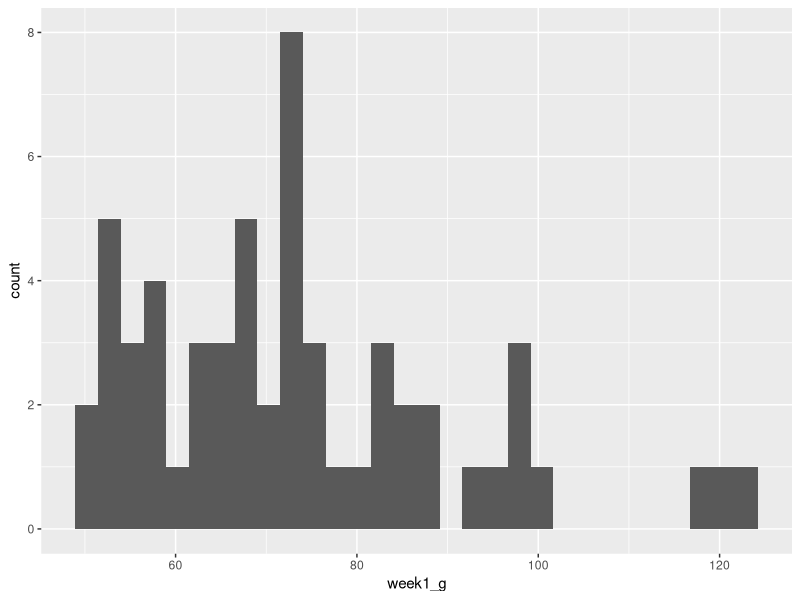
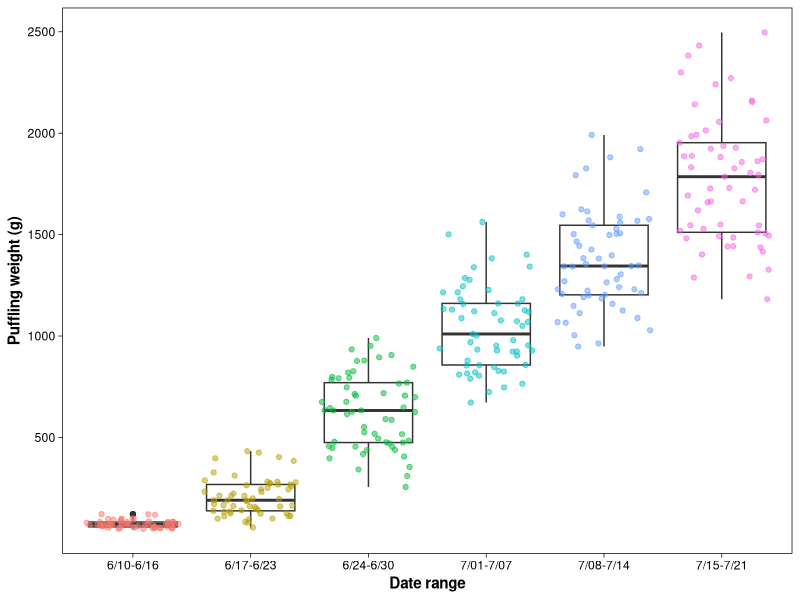
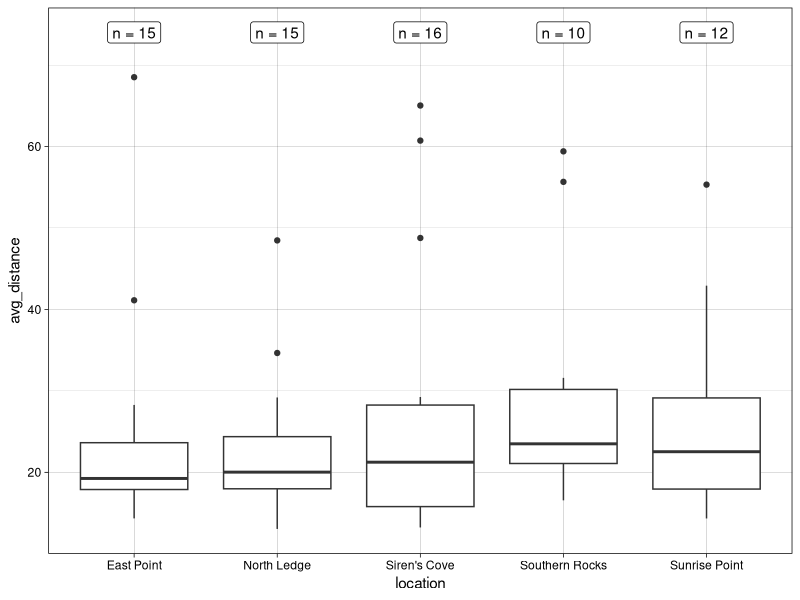
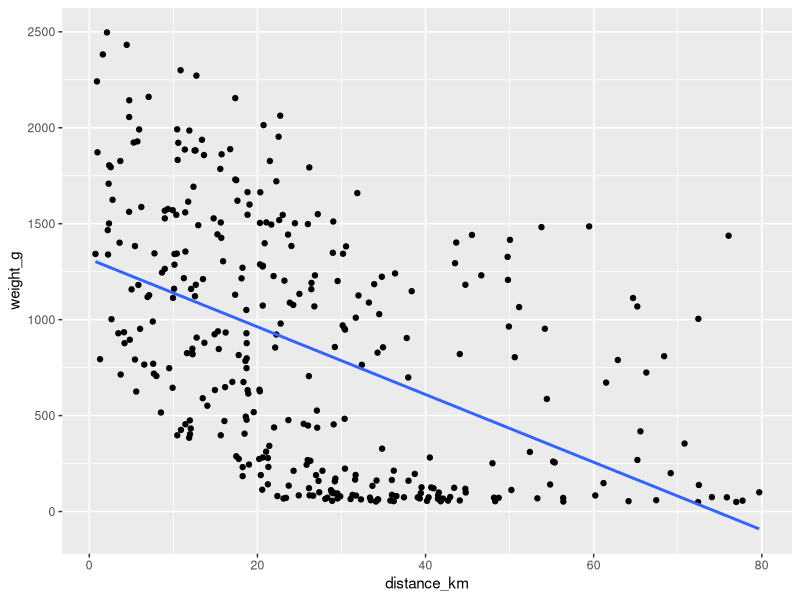
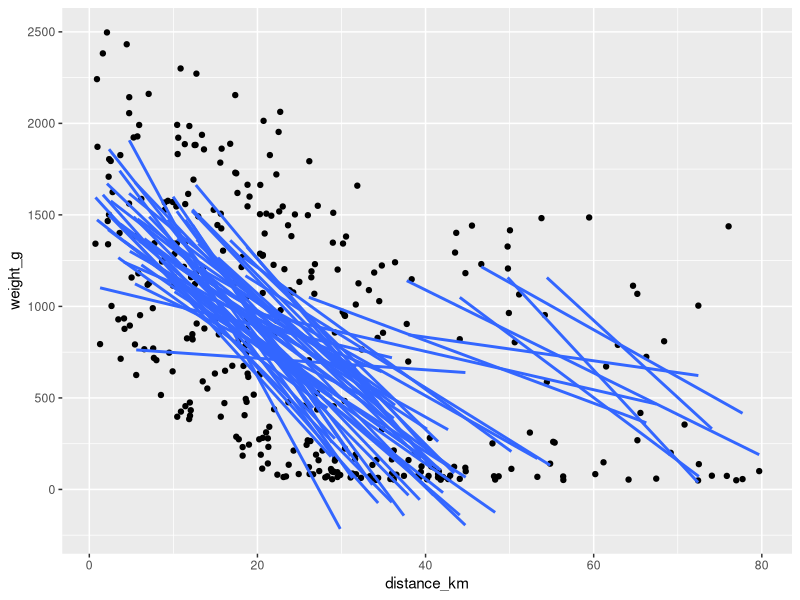
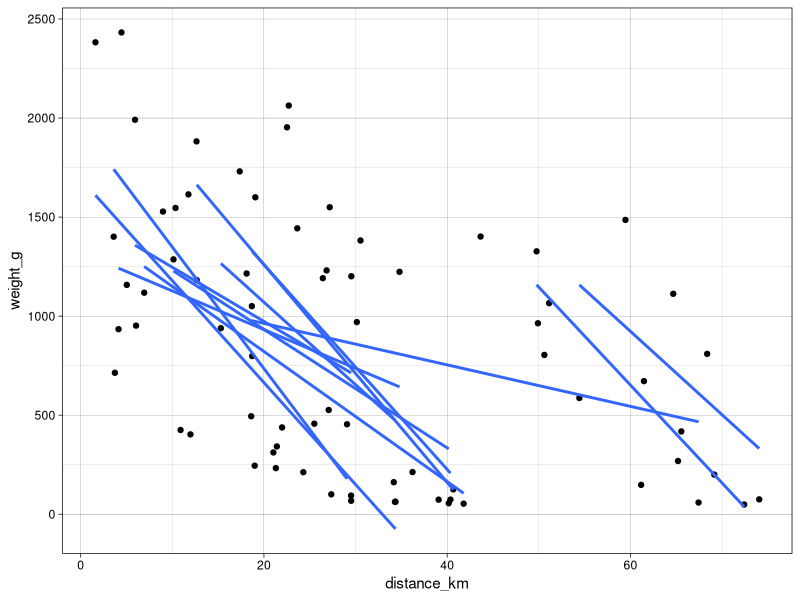
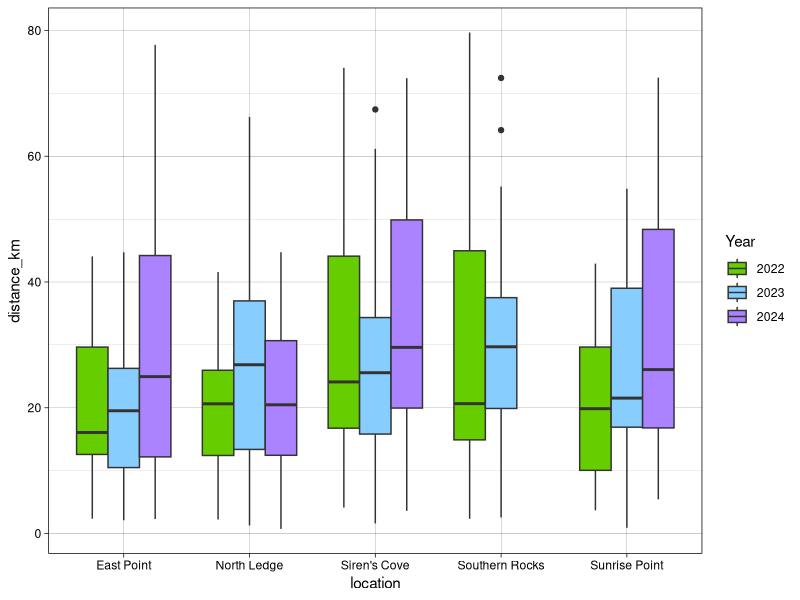
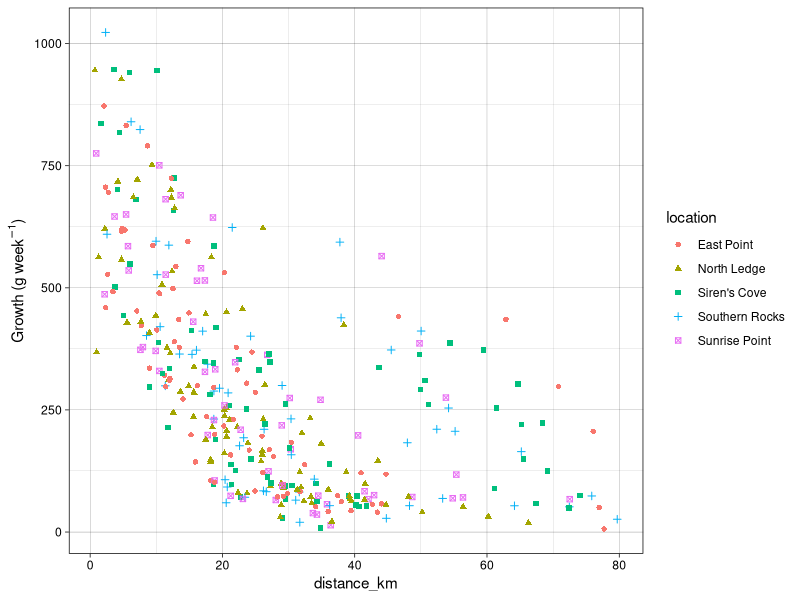

The R script that drew these images, in order: (Note: this script raises an error after producing the figures.)
## ---- chunk 1
# install.packages("tidyverse")

library(tidyverse) # this includes ggplot2, dplyr, tidyr, stringr, and more!
library(glue)
## ---- chunk 2
setwd("~/Desktop/Repos/2024-afo.sco.wos-tidyverse-workshop")

pufflings <- read_csv("data/puffling_weights.csv")
puffins <- read_csv("data/Fratercula_foraging.csv")
dates <- read_csv("data/Fratercula_sampling_dates.csv")
## ---- chunk 3
# a very basic visual
ggplot() +
  geom_histogram(data = pufflings, aes(x = week1_g))

pufflings <- pufflings %>%
  
  # "tidy" data by splitting each data point into its own row
  pivot_longer(cols = starts_with("week"),
               names_to = "week",
               values_to = "weight_g") %>%
  
  # intro to regular expressions: extract just the number out of each "weekX" label
  mutate(week = str_extract(week, "[0-9]"))

weeks <- dates %>%
  
  # "tidy" date data to prepare for further transformation
  pivot_longer(cols = everything(),
               names_to = "week",
               names_prefix = "week",   # this removes the specified prefix from each column name
               values_to = "date") %>%
  
  # output the first and last day in each week bracket
  group_by(week) %>%
  summarise(start = min(date),
            end = max(date)) %>%
  
  # create a new column from the above data
  mutate(label = glue("{start}-{end}")) # this is equivalent to `mutate(label = paste0(start, "-", end))`

# remove the leading zeros from the dates for ease of human-readability
weeks$label <- str_remove_all(weeks$label, "^0|(?<=-)0")

# create a more well-developed plot
ggplot(pufflings, aes(x = week, y = weight_g)) +
  # add a boxplot layer
  geom_boxplot() +
  
  # using the same data, layer points on top of boxplots & set the color variable to `week`
  # (this is more an aesthetic choice rather than particularly meaningful)
  geom_jitter(aes(col = week), alpha = 0.5) +
  
  # change the x-axis labels to those developed above
  scale_x_discrete(labels = weeks$label) +
  
  # change the y-axis scale
  scale_y_continuous(breaks = seq(500, 2500, by = 500)) +
  
  # change the axis labels
  labs(x = "Date range", y = "Puffling weight (g)") +
  
  # rotate the plot
  #coord_flip() +
  
  # change the theme
  theme_linedraw() +
  #theme_classic() +
  
  # customize particular aspects of the theme: remove the background grid and the (redundant) legend
  theme(panel.grid = element_blank(),
        axis.title = element_text(face = "bold"),
        legend.position = "none")

ggsave("figures/puffling_growth.png", width = 6, height = 8, units = "in", dpi = 600)
## ---- chunk 4
# average each adult's foraging distances across all six weeks
puffin_avgs <- puffins %>%
  rowwise() %>%
  summarise(nest = nest,
            location = location,
            avg_distance = mean(c_across(starts_with("week"))))

sample_sizes <- puffin_avgs %>%
  group_by(location) %>%
  summarise(number = n())

ggplot(puffin_avgs, aes(x = location, y = avg_distance)) +
  geom_boxplot() +
  # geom_text(data = sample_sizes, aes(label = paste("n =", number),
  #                                    x = location,
  #                                    y = round(max(puffin_avgs$avg_distance, na.rm = TRUE)) + 5)) +
  geom_label(data = sample_sizes, aes(label = paste("n =", number),
                                     x = location,
                                     y = round(max(puffin_avgs$avg_distance, na.rm = TRUE)) + 5)) +
  theme_linedraw()
## ---- chunk 5
# tidy adult puffin data
puffins <- pivot_longer(puffins,
                        cols = starts_with("week"),
                        names_to = "week",
                        values_to = "distance_km") %>%
  
  # extract digits from character strings
  mutate(week = str_extract(week, "[0-9]"))

# merge adult and puffling data frames by common variables
puffins_combined1 <- left_join(puffins, pufflings, join_by(nest == chick, location, week))

puffins_combined2 <- left_join(pufflings, puffins, join_by(chick == nest, location, week))

puffins_combined <- right_join(puffins, pufflings, join_by(nest == chick, location, week))

# visualize newly merged data
ggplot(puffins_combined, aes(x = distance_km, y = weight_g)) +
  geom_point() +
  
  # add a linear regression line
  geom_smooth(method = "lm", se = FALSE)

# plot the same thing but creating separate trend lines for each nest
ggplot(puffins_combined, aes(x = distance_km, y = weight_g, group = nest)) +
  geom_point() +
  geom_smooth(method = "lm", se = FALSE)

puffins_combined %>%
  filter(location == "Siren's Cove") %>%
  ggplot(aes(x = distance_km, y = weight_g, group = nest)) +
  geom_point() +
  geom_smooth(method = "lm", se = FALSE) +
  theme_linedraw()
## ---- chunk 6
puffins_combined <- puffins_combined %>%
  mutate(year = case_when(str_detect(nest, "A[A-Z]") ~ 2023,
                          str_detect(nest, "B[A-Z]") ~ 2024,
                          .default = 2022))

# plot annual variation in foraging distances
puffins_combined %>%
  
  # add in missing combination(s) of location & year for consistent boxplot spacing!
  complete(location, year) %>%
  
  # ^note that this above is piped directly into ggplot
  ggplot(aes(x = location, y = distance_km, fill = as.factor(year))) +
  geom_boxplot(position = position_dodge(preserve = "single")) +
  scale_fill_manual(values = c("chartreuse3", "skyblue1", "mediumpurple1"),
                    name = "Year") +
  theme_linedraw()

# calculate the pufflings' weight change from week to week
puffins_combined <- puffins_combined %>%
  group_by(nest) %>%
  mutate(growth = weight_g - lag(weight_g)) %>%
  
  # fill NAs (first week at each nest) with first-week weight gain
  mutate(growth = replace_na(growth, weight_g[week == 1]))

# plot growth against distance; go over the difference b/w `aes(col = )` and `col = `
ggplot() +
  #geom_point(data = puffins_combined, aes(distance_km, growth), col = "orangered") +
  geom_point(data = puffins_combined, aes(distance_km, growth, col = location,
                                          shape = location)) +
  labs(y = "Growth (g/week)") +
  labs(y = expression("Growth (g week"^-1*")")) +
  theme_linedraw()

# prepare to plot data by time
dates <- dates %>%
  mutate(across(starts_with("week"), ~ as.Date(.x, format = "%m/%d"))) %>%
  pivot_longer(cols = starts_with("week"),
               names_to = "week",
               names_prefix = "week",
               values_to = "date") %>%
  separate_wider_delim(date, delim = "-", names = c("year", "month", "day"),
                       cols_remove = FALSE) %>%
  mutate(year = as.numeric(year))

puffins_combined <- puffins_combined %>%
  left_join(dates)  # without join_by(), all variables in common are used

write_csv(puffins_combined, "data/allPuffinData.csv")

ggplot() +
  geom_line(data = puffins_combined, aes(x = date, y = weight_g, group = nest, col = as.factor(year))) +
  facet_wrap( ~ factor(location,
                       levels = unique(puffins_combined$location))) +
  theme_linedraw()
